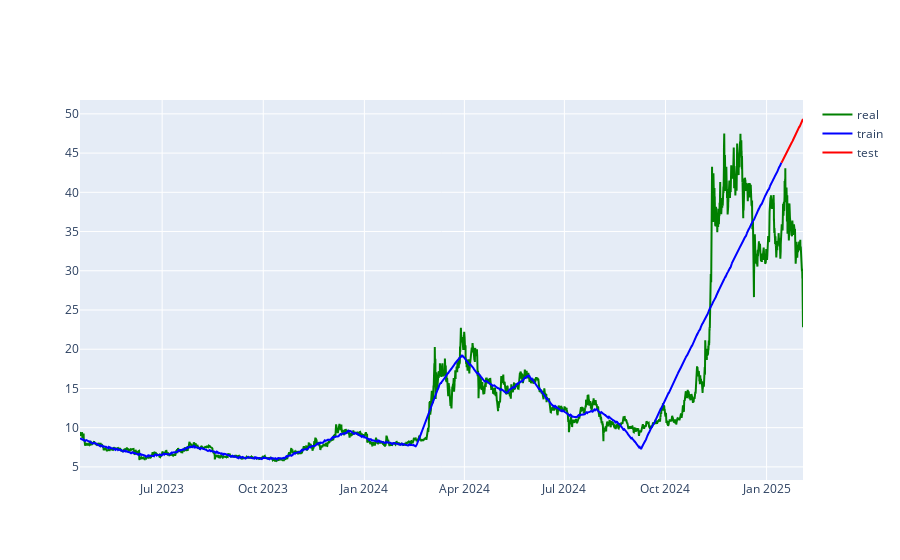

The cell this chart's notebook holds for it:
### Code cell
fig = go.Figure()

dates = df_clean['Close time_date']

date_train = dates[:len(train_pred)]
date_test = dates[len(train_pred):]


fig.add_trace(go.Scatter(x=dates
                            ,y=df_clean.closex1M
                            ,mode='lines'
                            ,name='real'
                            ,line = dict(color='green')))

fig.add_trace(go.Scatter(x=date_train
                            ,y=train_pred['yhat']
                            ,mode='lines'
                            ,name='train'   
                            ,line=dict(color='blue')))

fig.add_trace(go.Scatter(x=date_test
                            ,y=test_pred['yhat']
                            ,mode='lines'
                            ,name='test'
                            ,line= dict(color='red')))


fig.write_html(model_result_path)
    
fig.show()

### Figure 1 — Plotly figure (JSON) as saved in the notebook; plotly's stock layout.template omitted (floating-point values rounded to 4 significant figures; data arrays with more than 128 entries replaced by an {"elided": "..."} marker saying what was removed)
{"data": [{"line": {"color": "green"}, "mode": "lines", "name": "real", "type": "scatter", "x": {"elided": "15790 str values"}, "y": {"elided": "15790 float values"}}, {"line": {"color": "blue"}, "mode": "lines", "name": "train", "type": "scatter", "x": {"elided": "15317 str values"}, "y": {"elided": "15317 float values"}}, {"line": {"color": "red"}, "mode": "lines", "name": "test", "type": "scatter", "x": {"elided": "473 str values"}, "y": {"elided": "473 float values"}}], "layout": {}}
